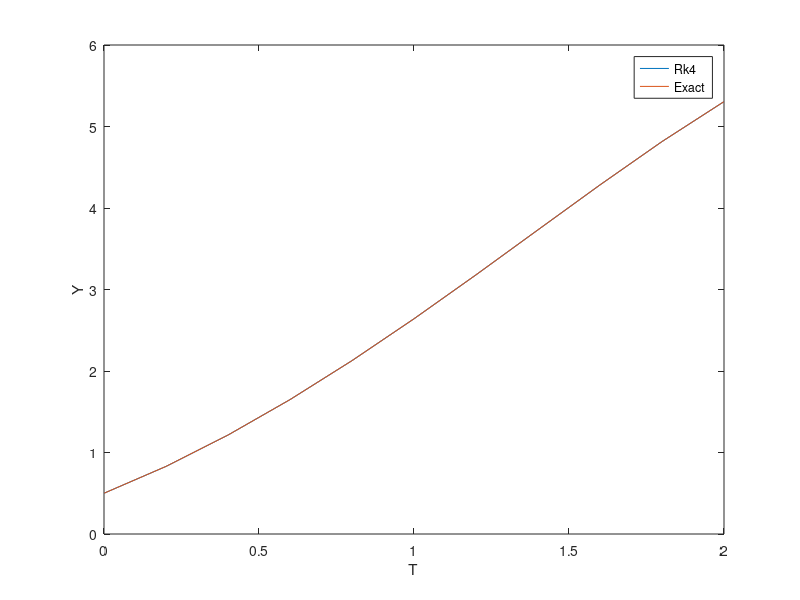

Reproduce this figure in MATLAB.
dydt=@(t,y) y-t^2+1;
f=@(t) (t+1)^2-0.5*exp(t);
ti=0;tf=2;h=0.2;
n=round((tf-ti)/h);
t=0;y=0.5;
t_plot=[];rk4=[];y_exact=[];
fprintf('t \t\t rk4 \t\t f(t)\n');
fprintf('%f \t %f \t %f\n',t,y,f(t));
for i=1:n
    t_plot=[t_plot,t];
    rk4=[rk4,y];
    y_exact=[y_exact,f(t)];
    k1=h*dydt(t,y);
    k2=h*dydt(t+0.5*h,y+0.5*k1);
    k3=h*dydt(t+0.5*h,y+0.5*k2);
    k4=h*dydt(t+h,y+k3);
    y=y+(1/6)*(k1+2*k2+2*k3+k4);
    t=t+h;
    fprintf('%f \t %f \t %f\n',t,y,f(t));
end
t_plot=[t_plot,t];
rk4=[rk4,y];
y_exact=[y_exact,f(t)];
plot(t_plot,rk4,t_plot,y_exact);
xlabel('T');
ylabel('Y');
legend('Rk4','Exact');